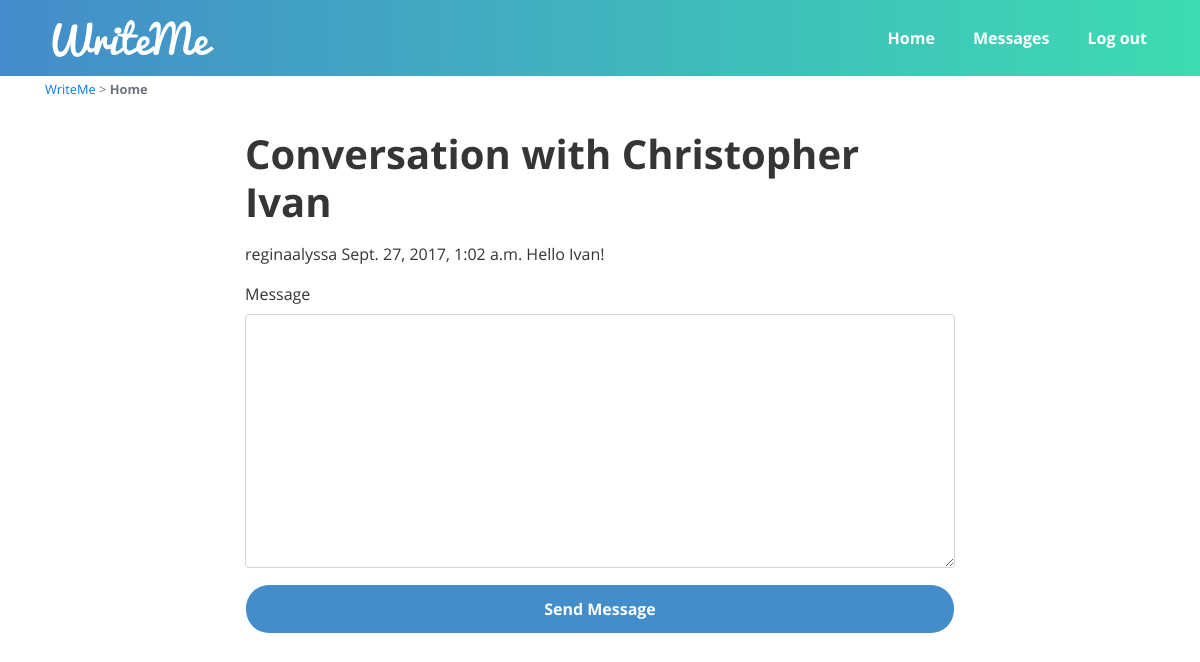
The page /messages/ivan/ (signed in) on the database as committed earlier.
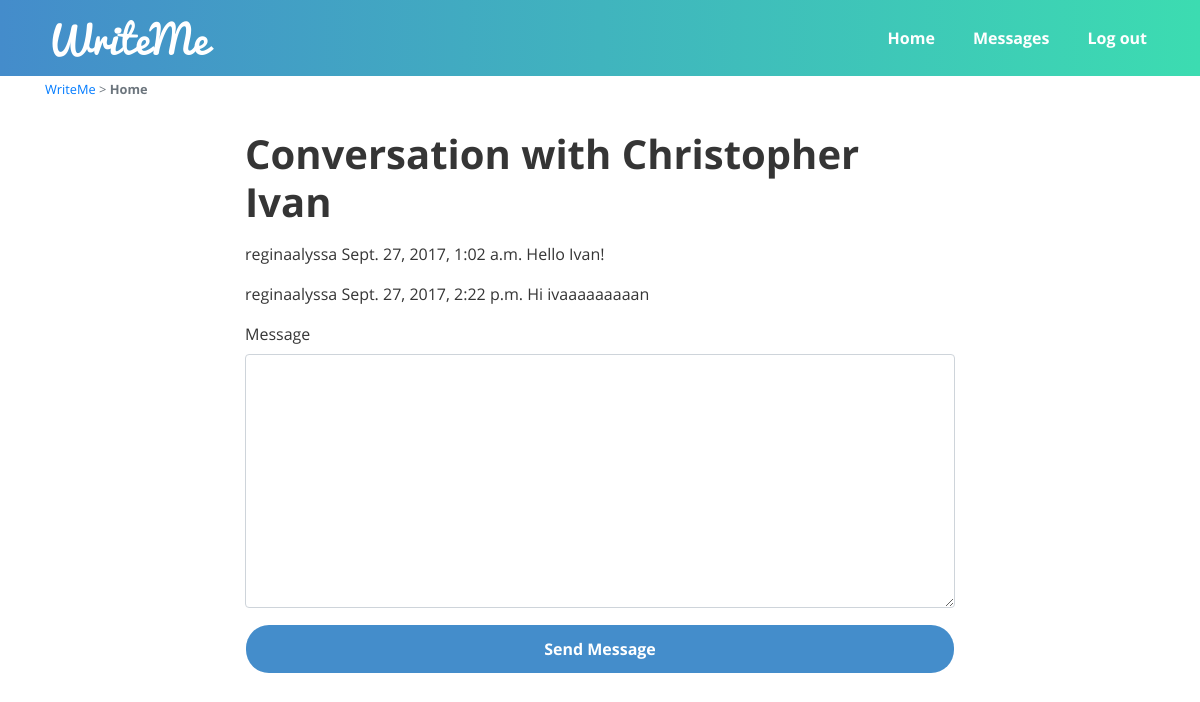
The same page on the database as committed later.
### messaging/models.py (models this page shows)
class Message(models.Model):
    conversation = models.ForeignKey(Conversation)
    sender = models.ForeignKey(User)
    message = models.TextField()
    timestamp = models.DateTimeField(auto_now_add=True)
    unread_flag = models.BooleanField(default=True)

### messaging/views.py (the view, shortened to what this page needs)
# urls.py: url(r'^(?P<username>\w+)/$', ConversationMessagesListView.as_view(), name='conversation'),
class ConversationMessagesListView(NewMessageView):
    template_name = "messaging/conversation.html"
    form_class = NewMessageHiddenUserForm
    def get_queryset(self):
        user1 = self.request.user
        user2 = User.objects.get(username=self.kwargs.get('username'))
        try:
            conversation = Conversation.objects.get(
                (Q(user1=user1) & Q(user2=user2)) |
                (Q(user1=user2) & Q(user2=user1))
            )
        except Conversation.DoesNotExist:
            print("Did not retrieve conversation.")
            return None
        messages_list = Message.objects.filter(conversation=conversation).order_by('timestamp')
        messages_list.exclude(sender=user1).update(unread_flag=False)
        return messages_list
    def get_context_data(self, **kwargs):
        context = super(ConversationMessagesListView, self).get_context_data(**kwargs)
        context['conversation_user'] = get_object_or_404(User, username=self.kwargs.get('username'))
        context['messages_list'] = self.get_queryset()
        return context

### messaging/forms.py
class NewMessageHiddenUserForm(NewMessageForm):
    username = forms.CharField(widget=forms.HiddenInput())

### messaging/views.py (called while the page is built)
    def get_initial(self):
        initial = super(NewMessageView, self).get_initial()
        initial['username'] = self.kwargs.get('username')
        return initial

### messaging/templates/messaging/conversation.html (shortened to what this page needs)
{% extends "base.html" %}
{% block content %}
    <div class="container">
        <small class="text-muted">
            <a href="{% url 'home' %}">WriteMe</a> > <span class="text-bold">Home</span>
        </small>
        <div class="main-container">
            <div class="row">
                <div class="col-md-8 mx-auto">
                    <h1 class="margin-0 main-header">Conversation with {{ conversation_user.first_name }} {{ conversation_user.last_name }}</h1>
                    {% if messages_list %}
                        {% for message in messages_list %}
                            <p>
                                {{ message.sender }}
                                {{ message.timestamp }}
                                {{ message.message }}
                            </p>
                        {% endfor %}
                    {% else %}
                        <p>You haven't made a conversation with {{ conversation_user.first_name }} yet.</p>
                    {% endif %}
                </div>
            </div>
            <div class="row">
                <div class="col-md-8 mx-auto">
                    <form action="" method="post">
                        {% load crispy_forms_tags %}
                        {{ form|crispy }}
                        <button type="submit" class="btn btn-md form-control blue-button">Send Message</button>
                    </form>
                </div>
            </div>
        </div>
    </div>
{% endblock %}

Rows that differ between the two databases and show on the page:
added Message: sender "reginaalyssa", timestamp "Sept. 27, 2017, 2:22 p.m.", message "Hi ivaaaaaaaaan"
